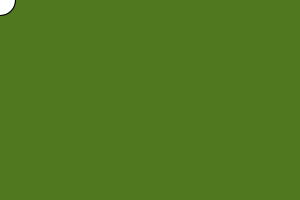
Frame 1 (no input)
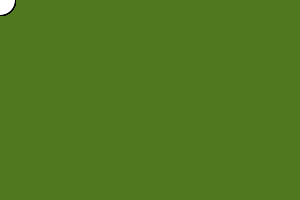
Frame 60 (the mouse pressed at the canvas centre just before this capture)
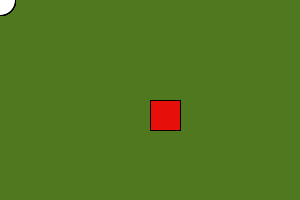
Frame 120 (the mouse held since frame 60 and released just before this capture)

The Processing sketch that drew these frames (run headless with seeded random() and noise(); from frame 60 on, the mouse is pressed at the canvas centre):

// Processing sketch: processing_78130
// ── processing_78130.pde

int counter;

// definitions for the sketch
void setup() {
  size(300, 200);

  background(80, 120, 30);
}

void draw() {

  if (mousePressed) {
    fill(230, 15, 10);
    rect(mouseX, mouseY, 30, 30);
  } 
  else {
    fill(255);


    //mouseX
    //mouseY
    ellipse(mouseX, mouseY, 30, 30);
  }
}
